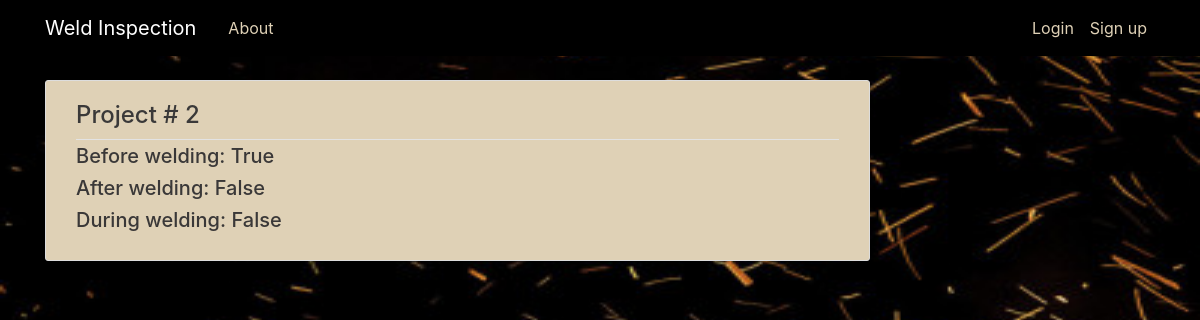
Page /new/weldAct/2/ on the earlier database version.
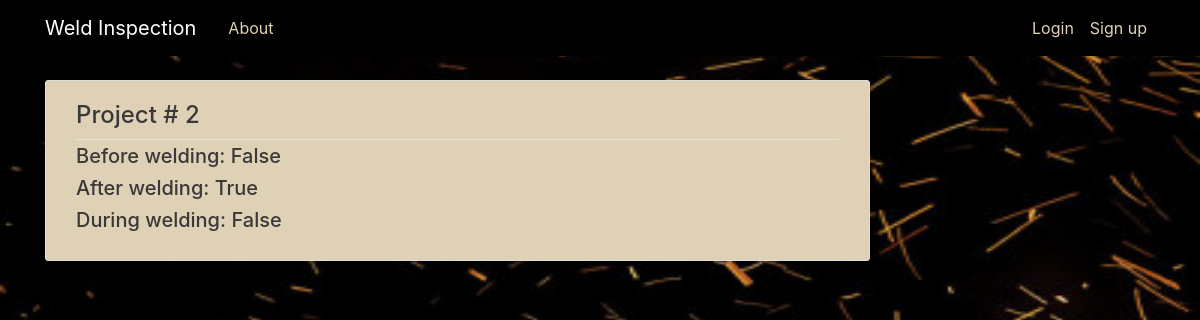
Same page on the later database version.
### inspection/models.py (models this page shows, shortened)
class weld_action(models.Model):
    during_welding=models.BooleanField(default=False)
    before_welding=models.BooleanField(default=False)
    after_welding=models.BooleanField(default=False)
    weld_action_project_id=models.OneToOneField(project,on_delete=models.CASCADE,primary_key=True)

class project(models.Model):
    project_number=models.IntegerField(primary_key=True)
    report_number=models.IntegerField(unique=True)
    data_perform=models.DateTimeField(default=datetime.now())
    project_user_name=models.ForeignKey(User,on_delete=models.CASCADE)
    def __str__(self):
        return str(self.project_number)

### inspection/views.py (the view)
# urls.py: path('new/weldAct/<int:pk>/',WeldActionDetailView.as_view(),name='weldAction-detail'),
class WeldActionDetailView(DetailView):
    model = weld_action
    template_name='inspection/weld_action_detail.html'

### inspection/templates/inspection/weld_action_detail.html
{% extends "inspection/base.html" %}
{% block content %}
  <article class="media content-section">
    <div class="media-body">
      <div class="article-metadata">
        <h4>Project # {{ object.weld_action_project_id}}</h4>
      </div>
      <h5 class="article-title">Before welding: {{ object.before_welding}}</h5>
      <h5 class="article-title">After welding: {{ object.after_welding }}</h5>
      <h5 class="article-title">During welding: {{ object.during_welding }}</h5>
    </div>
  </article>
{% endblock content %}

Differences in the rows shown:
changed weld_action "False": before_welding "True" → "False"; after_welding "False" → "True"
